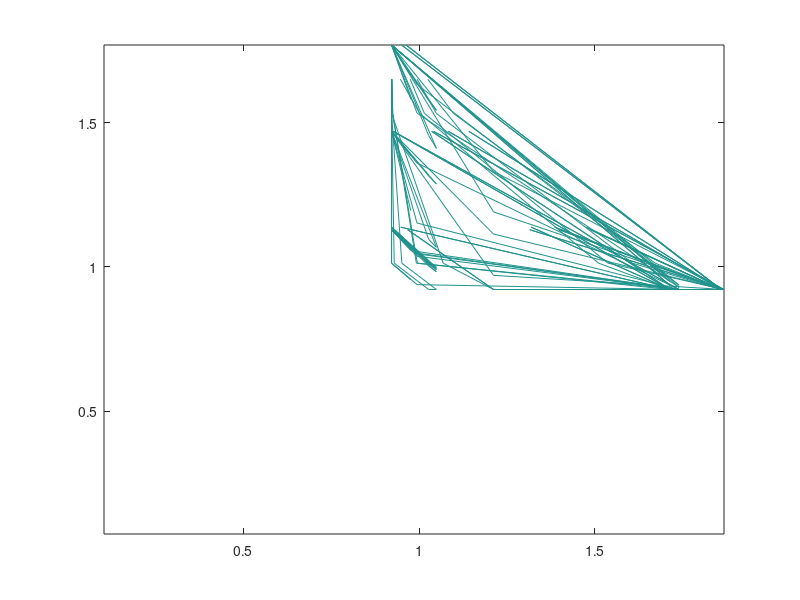

Source code (MATLAB):
clear; clc; close all;

% Description: Generates a contour plot of a minimum function

% Generate N random numbers between a and b
a = 0; b = 2;
N = 20;
x = (b-a)*rand(1,N) + a;
y = (b-a)*rand(1,N) + a;

[x,y] = meshgrid(x,y);

% Plot contours at a level of z = 1
z = 1;

contour(x,y,min(x,y),'LevelList',z)
